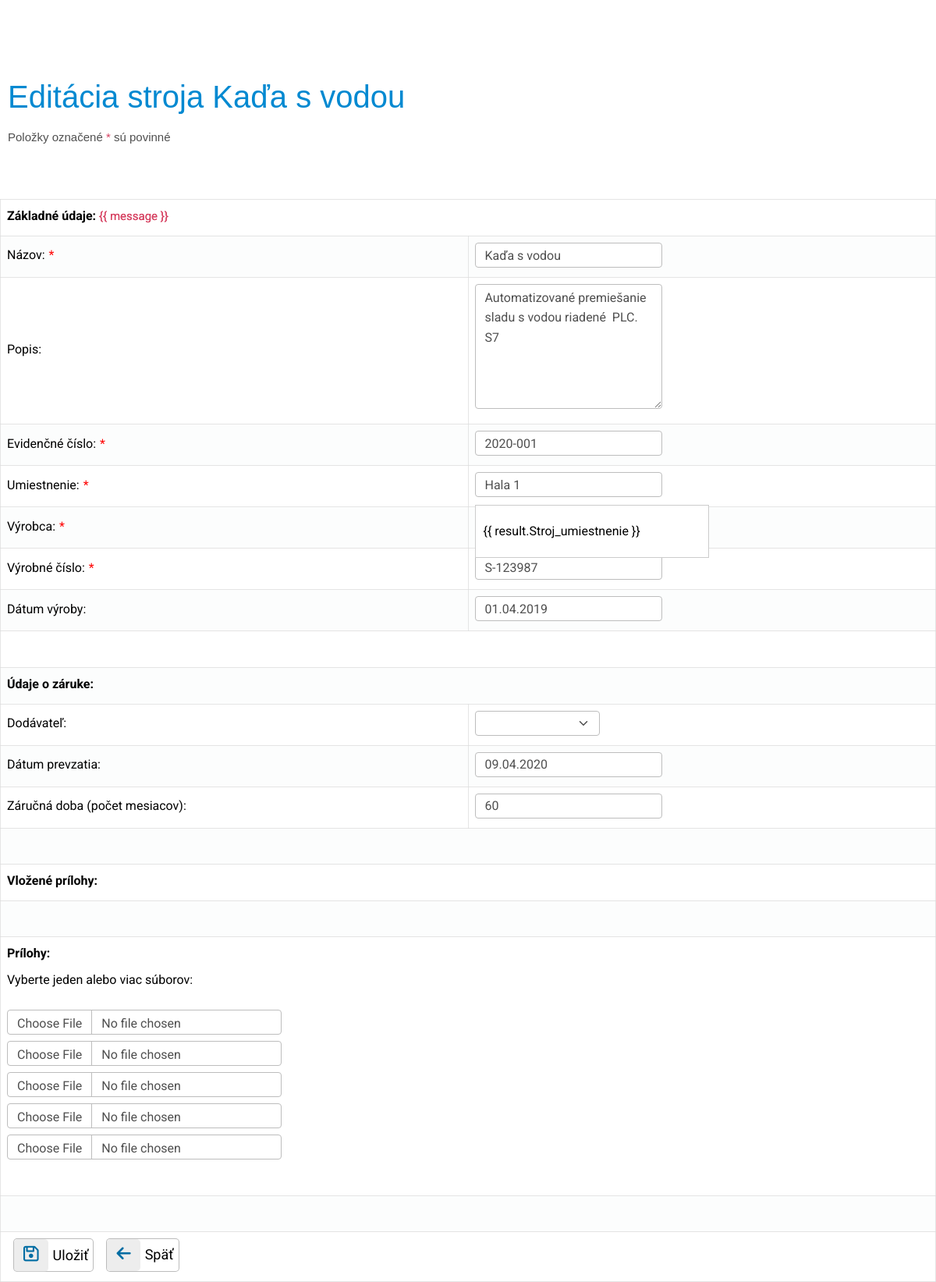
Screenshot of /stroj.php?StrojID=1 (signed in) with the database file from the repository.
### tables this page shows
CREATE TABLE `stroj` (
  `Stroj_nazov` varchar(50) NOT NULL,
  `Stroj_popis` varchar(100) DEFAULT NULL,
  `Stroj_vyrobca` varchar(30) NOT NULL,
  `Stroj_umiestnenie` varchar(30) NOT NULL,
  `Stroj_datum_vyroby` date DEFAULT NULL,
  `Stroj_vyrobne_cislo` varchar(20) NOT NULL,
  `Stroj_evidencne_cislo` varchar(20) NOT NULL,
  `Stroj_datum_prevzatia` date DEFAULT NULL,
  `Stroj_zarucna_doba` int(11) DEFAULT NULL,
  `StrojID` int(10) UNSIGNED NOT NULL,
  `DodavatelID` int(10) UNSIGNED DEFAULT NULL
);

### lib.php (called while the page is built, shortened)
<?php
function strip_tags_html($input) {
	$input = strip_tags($input);
	$input = htmlspecialchars($input);
	return $input;
}
?>

### stroj.php (the view, shortened to what this page needs)
<!DOCTYPE html>
<html>
<head>
    <?php include "head.php";
    include "lib.php";
    include 'login.php';
    ?>
    <link rel="stylesheet" href="//code.jquery.com/ui/1.13.2/themes/base/jquery-ui.css">
    <link rel="stylesheet" href="https://cdn.jsdelivr.net/npm/bootstrap-icons@1.3.0/font/bootstrap-icons.css" />
</head>
<body>
<?php
mysqli_set_charset($dblink, "utf8mb4");
$StrojID=mysqli_real_escape_string($dblink,strip_tags_html($_GET["StrojID"]));
$StrojID=intval($StrojID);
if($StrojID)
{
    $zobrazit=strip_tags_html($_GET["zobrazit"]);
    $sql="SELECT * FROM stroj  WHERE stroj.StrojID = $StrojID";
    $vysledok = mysqli_query($dblink,$sql);
    $riadok = mysqli_fetch_assoc($vysledok);
    $Stroj_nazov = strip_tags_html($riadok["Stroj_nazov"]);
    $Stroj_popis = strip_tags_html($riadok["Stroj_popis"]);
    $Stroj_datum_vyroby = strip_tags_html($riadok["Stroj_datum_vyroby"]);
    $Stroj_vyrobca = strip_tags_html($riadok["Stroj_vyrobca"]);
    $Stroj_umiestnenie = strip_tags_html($riadok["Stroj_umiestnenie"]);
    $Stroj_vyrobne_cislo = strip_tags_html($riadok["Stroj_vyrobne_cislo"]);
    $Stroj_evidencne_cislo = strip_tags_html($riadok["Stroj_evidencne_cislo"]);
    $Stroj_datum_prevzatia = strip_tags_html($riadok["Stroj_datum_prevzatia"]);
    $Stroj_zarucna_doba = strip_tags_html($riadok["Stroj_zarucna_doba"]);
    $DodavatelID = strip_tags_html($riadok["DodavatelID"]);
    if($zobrazit)
    {
        $akcia="preview";
        $nadpis = "Stroj ".$Stroj_nazov;
    }
    else
    {
        $akcia = "update";
        $nadpis = "Editácia stroja ".$Stroj_nazov;
    }
    if($Stroj_datum_vyroby == "0000-00-00") $Stroj_datum_vyroby = "";
    else $Upraveny_datum_vyroby = date("d.m.Y", strtotime($Stroj_datum_vyroby));
    if($Stroj_datum_prevzatia == "0000-00-00") $Stroj_datum_prevzatia = "";
    else $Upraveny_datum_prevzatia = date("d.m.Y", strtotime($Stroj_datum_prevzatia));
}
?>
<h1><?php echo $nadpis; ?></h1>
<p>
<form id ="myapp_form" action="zmena_stroja.php" method="POST" enctype="multipart/form-data" onsubmit="return app.evidencneCisloChecked" >
    <p class="oznam text-grey text-start">Položky označené <span class="red bold">*</span> sú povinné</p>
    <table class="zoznam">
        <tr><td colspan="2"><b>Základné údaje: </b><span class="cervene" v-if="message" >{{ message }}</span></td></tr>
        <tr><td>Názov: <span class="hviezdicka">*</span></td><td style="width:50%;"><input required type="text" class="form-control" name="Stroj_nazov" value="<?php echo $Stroj_nazov;?>" <?php echo disabled($akcia);?>/></td></tr>
        <tr><td>Popis:</td><td> <textarea type="text" class="form-control w-responsive" name="Stroj_popis"  <?php echo disabled($akcia);?> ><?php echo $Stroj_popis;?></textarea></br></td></tr>
        <tr><td>Evidenčné číslo: <span class="hviezdicka">*</span></td><td style="width:50%;"><input required type="text" class="form-control" v-model="evidencneCislo" name="Stroj_evidencne_cislo" @change="checkEvidencneCislo()" value="<?php echo $Stroj_evidencne_cislo;?>" <?php echo disabled($akcia);?>/></td></tr>
        <tr><td>Umiestnenie: <span class="hviezdicka">*</span></td>
            <td>
                <ul>
                    <div>
                        <input
                                class="form-control"
                                type="text"
                                name="Stroj_umiestnenie"
                                v-model="searchInput"
                                placeholder="Zadajte umiestnenie"
                                autocomplete="off"
                                @focus="showResults = true"
                                @blur="showResults = false"
                                @keydown.down.prevent="moveSelection(1)"
                                @keydown.up.prevent="moveSelection(-1)"
                                @keydown.enter.prevent="selectMachinePosition(filteredMachinePositions[selectedIndex].Stroj_umiestnenie)"
                                value="<?php echo $Stroj_umiestnenie;?>"
                            <?php echo disabled($akcia);?>
                                required
                        />
                        <div class="results zoznam_pozicii" v-if="showResults && filteredMachinePositions.length > 0">
                            <ul>
                                <li
                                        class="pozicie"
                                        v-for="(result, index) in filteredMachinePositions"
                                        :key="index"
                                        v-if="index < 5"
                                        @mouseover="mouseover(index)"
                                        @click="selectMachinePosition(result.Stroj_umiestnenie)"
                                        @mousedown.prevent
                                        :class="{ selected: selectedIndex === index || mouseIndex === index }"
                                >
                                    {{ result.Stroj_umiestnenie }}
                                </li>
                            </ul>
                        </div>
                    </div>
                </ul>
            </td>
        </tr>
        <tr><td>Výrobca: <span class="hviezdicka">*</span></td><td style="width:50%;"><input required type="text" class="form-control" name="Stroj_vyrobca"   value="<?php echo $Stroj_vyrobca;?>" <?php echo disabled($akcia);?>/></td></tr>
        <tr><td>Výrobné číslo: <span class="hviezdicka">*</span></td><td> <input required type="text" class="form-control" name="Stroj_vyrobne_cislo" placeholder="" value="<?php echo $Stroj_vyrobne_cislo;?>" <?php echo disabled($akcia);?>/></br></td></tr>
        <tr><td>Dátum výroby:</td><td> <input type="text" class="form-control" id="datepicker" name="Stroj_datum_vyroby"   autocomplete="off" value="<?php echo $Upraveny_datum_vyroby;?>" <?php echo disabled($akcia);?> /></br></td></tr>
        <tr><td colspan="2"><br></td></tr>
        <tr><td colspan="2"><b>Údaje o záruke:</b></td></tr>
        <tr><td style = "vertical-align:middle !important;">Dodávateľ:</td>
            <td style = "vertical-align:middle !important;">
                <?php $sql = "Select * FROM dodavatel";
                $vysledok=mysqli_query($dblink,$sql);
                if (!$vysledok):
                    echo "Doslo k chybe pri vytvarani SQL dotazu !";
                else:
                    ?>
                    <select class = "form-select" name="DodavatelID" <?php echo disabled($akcia);?>>
                            <option value="0"> </option>
                            <?php while($riadok=mysqli_fetch_assoc($vysledok)): ?>
                                <option value="<?php echo $riadok["DodavatelID"];?>" <?php echo selected($DodavatelID,$riadok["DodavatelID"]); ?>><?php echo $riadok["Dod_nazov"]; ?></option>
                            <?php endwhile; ?>
                        </select>
                    </form>
                <?php endif; ?>
        <tr><td>Dátum prevzatia:</td><td> <input type="text" class="form-control" id="datepicker2" name="Stroj_datum_prevzatia"  autocomplete="off" value="<?php echo $Upraveny_datum_prevzatia;?>" <?php echo disabled($akcia);?>/></br></td></tr>
        <tr><td>Záručná doba (počet mesiacov):</td><td> <input type="number" class="form-control" name="Stroj_zarucna_doba" value="<?php echo $Stroj_zarucna_doba;?>" <?php echo disabled($akcia);?>/></br></td></tr>
        <tr><td colspan="2"><br></td></tr>
        <?php if($StrojID): ?>
        <tr><td colspan="2"><b>Vložené prílohy:</b>
                </td></tr>
        <tr><td colspan="2"><br></td></tr>
        <?php endif; ?>
        <?php if($akcia !='preview'):?>
        <tr><td colspan="2"><label for="files" class="mb-2"><b>Prílohy:</b></label><br>Vyberte jeden alebo viac súborov:<br><br>
                <input class="mb-2 form-control" type="file" id="userfile" name="userfile1" ><br>
                <input class="mb-2 form-control" type="file" id="userfile" name="userfile2" ><br>
                <input class="mb-2 form-control" type="file" id="userfile" name="userfile3" ><br>
                <input class="mb-2 form-control" type="file" id="userfile" name="userfile4" ><br>
                <input class="mb-2 form-control" type="file" id="userfile" name="userfile5" >
                <br><br></td></tr><br><br>
        <tr><td colspan="2"><br></td></tr>
        <?php endif; ?>
        <tr><td colspan="2">
                        <?php if($akcia !='preview'):?>
                        <div class="d-flex" style="margin-right: 40px !important;">
                            <button type="submit" title="Uložiť" value="Uložiť"  class="btn-light btn-labeled btn_ikony">
                                <span class="btn-label"><i class="fa-regular fa-floppy-disk"></i></span>Uložiť
                            </button>
                            <button type="submit" name="back" form="back" value="Späť" title="Spať" class="btn-light btn-labeled btn_ikony ">
                                <span class="btn-label"><i class="fa fa-arrow-left" style="font-size: 1.3rem;"></i></span>Späť
                            </button>
                        </div>
                        <?php else:?>
                            <button type="submit" name="back" form="back" value="Späť" title="Spať" class="btn-light btn-labeled btn_ikony">
                                <span class="btn-label "><i class="fa fa-arrow-left"></i></span>Späť
                            </button>
                        <?php endif;?>
                    </td></tr>
</p>
</body>
</html>

### rows the page displays
stroj: Stroj_nazov "Editácia stroja Kaďa s vodou", Stroj_nazov "Kaďa s vodou", Stroj_popis "Automatizované premiešanie sladu s vodou riadené PLC. S7", Stroj_evidencne_cislo "2020-001", Stroj_umiestnenie "Hala 1", Stroj_vyrobne_cislo "S-123987", Stroj_datum_vyroby "01.04.2019", Stroj_datum_prevzatia "09.04.2020", Stroj_zarucna_doba "60"
